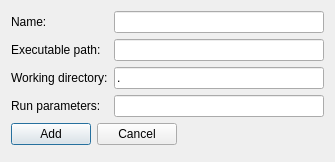
<?xml version="1.0" encoding="UTF-8"?>
<ui version="4.0">
 <class>AddEngineDialog</class>
 <widget class="QDialog" name="AddEngineDialog">
  <property name="geometry">
   <rect>
    <x>0</x>
    <y>0</y>
    <width>335</width>
    <height>162</height>
   </rect>
  </property>
  <property name="windowTitle">
   <string>Dialog</string>
  </property>
  <layout class="QVBoxLayout" name="verticalLayout">
   <item>
    <layout class="QGridLayout" name="gridLayout">
     <item row="3" column="1">
      <widget class="QLineEdit" name="params"/>
     </item>
     <item row="0" column="0">
      <widget class="QLabel" name="label_2">
       <property name="text">
        <string>Name:</string>
       </property>
      </widget>
     </item>
     <item row="1" column="0">
      <widget class="QLabel" name="label">
       <property name="text">
        <string>Executable path:</string>
       </property>
      </widget>
     </item>
     <item row="3" column="0">
      <widget class="QLabel" name="label_3">
       <property name="text">
        <string>Run parameters:</string>
       </property>
      </widget>
     </item>
     <item row="1" column="1">
      <widget class="QLineEdit" name="execPath"/>
     </item>
     <item row="2" column="0">
      <widget class="QLabel" name="label_4">
       <property name="text">
        <string>Working directory:</string>
       </property>
      </widget>
     </item>
     <item row="2" column="1">
      <widget class="QLineEdit" name="workdir">
       <property name="text">
        <string>.</string>
       </property>
      </widget>
     </item>
     <item row="0" column="1">
      <widget class="QLineEdit" name="name"/>
     </item>
    </layout>
   </item>
   <item>
    <layout class="QHBoxLayout" name="horizontalLayout">
     <item>
      <widget class="QPushButton" name="add">
       <property name="text">
        <string>Add</string>
       </property>
      </widget>
     </item>
     <item>
      <widget class="QPushButton" name="cancel">
       <property name="text">
        <string>Cancel</string>
       </property>
      </widget>
     </item>
     <item>
      <spacer name="horizontalSpacer">
       <property name="orientation">
        <enum>Qt::Horizontal</enum>
       </property>
       <property name="sizeHint" stdset="0">
        <size>
         <width>40</width>
         <height>20</height>
        </size>
       </property>
      </spacer>
     </item>
    </layout>
   </item>
   <item>
    <spacer name="verticalSpacer">
     <property name="orientation">
      <enum>Qt::Vertical</enum>
     </property>
     <property name="sizeHint" stdset="0">
      <size>
       <width>20</width>
       <height>40</height>
      </size>
     </property>
    </spacer>
   </item>
  </layout>
 </widget>
 <tabstops>
  <tabstop>name</tabstop>
  <tabstop>execPath</tabstop>
  <tabstop>workdir</tabstop>
  <tabstop>params</tabstop>
  <tabstop>add</tabstop>
  <tabstop>cancel</tabstop>
 </tabstops>
 <resources/>
 <connections/>
</ui>
